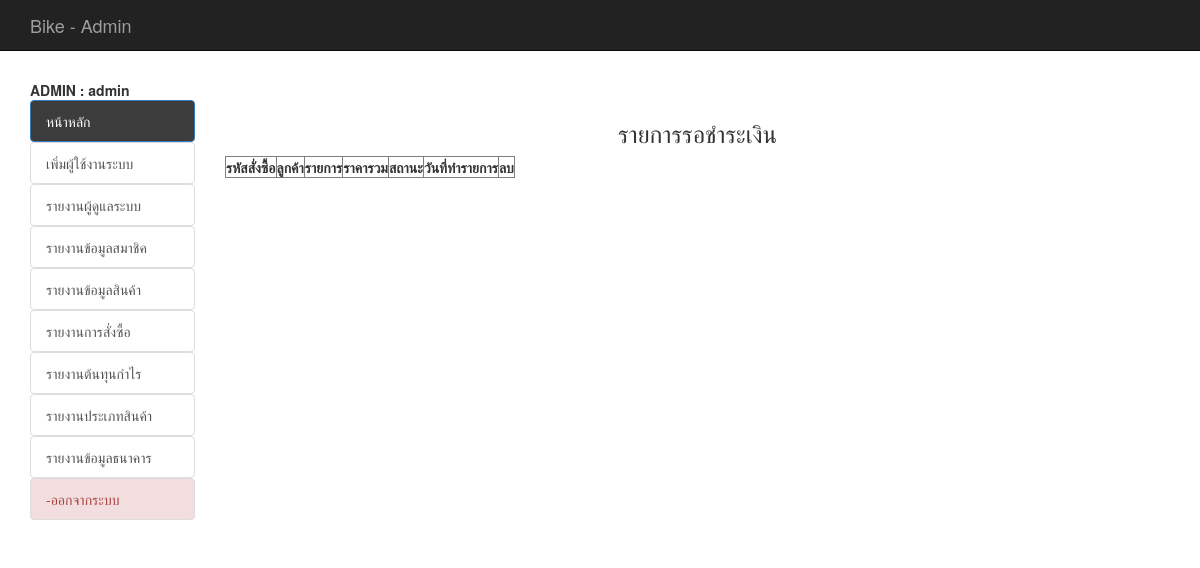
The app's page /backend/index.php?act=show-new (signed in), older data.
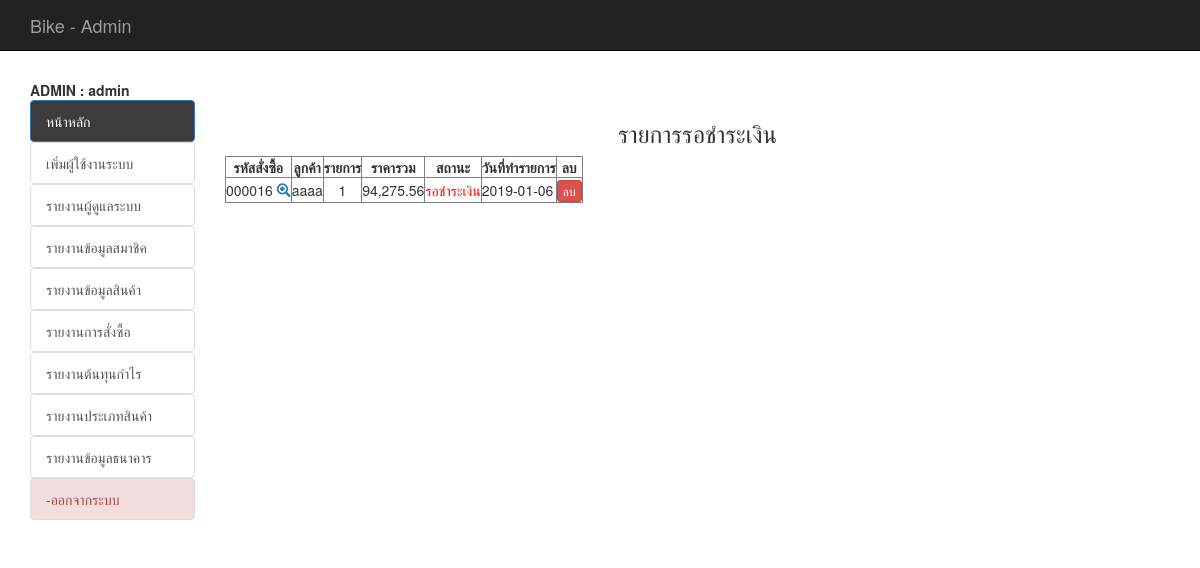
The same page, newer data.
### tables this page shows
CREATE TABLE `tbl_order` (
  `order_id` int(6) UNSIGNED ZEROFILL NOT NULL,
  `mem_id` int(11) NOT NULL,
  `name` varchar(100) NOT NULL,
  `address` varchar(500) NOT NULL,
  `email` varchar(100) NOT NULL,
  `phone` varchar(10) NOT NULL,
  `order_status` int(1) NOT NULL,
  `pay_slip` varchar(200) DEFAULT NULL,
  `b_name` varchar(100) DEFAULT NULL,
  `b_number` varchar(200) DEFAULT NULL,
  `pay_date` date DEFAULT NULL,
  `pay_fa` float(10,2) NOT NULL,
  `pay_amount` float(10,2) DEFAULT NULL,
  `postcode` varchar(30) DEFAULT NULL,
  `order_date` date NOT NULL
);

### backend/mm.php (called while the page is built, shortened)
<?php
if (!function_exists("GetSQLValueString")) {
function GetSQLValueString($theValue, $theType, $theDefinedValue = "", $theNotDefinedValue = "")
{
  $theValue = function_exists("mysql_real_escape_string") ? mysql_real_escape_string($theValue) : mysql_escape_string($theValue);
  switch ($theType) {
    case "text":
      $theValue = ($theValue != "") ? "'" . $theValue . "'" : "NULL";
      break;
    case "long":
    case "int":
      $theValue = ($theValue != "") ? intval($theValue) : "NULL";
      break;
  }
  return $theValue;
}
}
?>

### backend/show_new_cart.php (the view, shortened to what this page needs)
<?php require_once('../Connections/condb.php'); ?>
<?php
$query_mycart = sprintf("SELECT o.order_id as oid, o.mem_id, o.order_status, o.order_date, o.name , d.order_id , count(d.order_id) as coid , SUM(d.total) as ctotal FROM tbl_order as o, tbl_order_detail as d WHERE o.order_id = d.order_id AND o.order_status = 1 GROUP BY o.order_id ORDER BY o.order_id DESC " , GetSQLValueString($colname_mycart , "int"));
$mycart = mysql_query($query_mycart , $condb) or die(mysql_error());
$row_mycart = mysql_fetch_assoc($mycart);
$totalRows_mycart = mysql_num_rows($mycart);
?>
<h3 align="center">รายการรอชำระเงิน</h3>
<table id="example" class="display" cellspacing="0" border="1">
	<thead>
		<tr>
			<th>รหัสสั่งซื้อ</th>
			<th>ลูกค้า</th>
			<th>รายการ</th>
			<th>ราคารวม</th>
			<th>สถานะ</th>
			<th>วันที่ทำรายการ</th>
			<th> <center> ลบ </center></th>
		</tr>
	</thead>
	<?php if ($totalRows_mycart > 0) { ?>
		<?php do { ?>
			<tr>
				<td>
					<?php echo $row_mycart['oid'];?>
					<span id="hp">
						<a href="index.php?order_id=<?php echo $row_mycart['oid'];?>&act=show-order">
							<span class="glyphicon glyphicon-zoom-in"></span>
						</a>
					</span>
				</td>
				<td align="center" >
					<?php echo $row_mycart['name'];?>
				</td>
				<td align="center" >
					<?php echo $row_mycart['coid'];?>
				</td>
				<td align="center">
					<?php echo number_format($row_mycart['ctotal'],2);?>
				</td>
				<td align="center" >
					<font color="red">
						<?php $status = $row_mycart['order_status'];
						include('status.php');
						?>
					</font>
				</td>
				<td > <?php echo $row_mycart['order_date'];?></td>
				<td><center>
					<a href="del_order.php?order_id=<?php echo $row_mycart['oid'];?>&order_status=5" class="btn btn-danger btn-xs" onClick="return confirm('ยืนยันการลบ');">
					ลบ </a></center>
				</td>
				</tr>
			<?php } while ($row_mycart = mysql_fetch_assoc($mycart)); ?>
		</table>
		<?php
	}
	?>

### backend/status.php
<?php
if ($status == 1) {
	echo "<font color='red'>";
	echo "รอชำระเงิน";
	echo "</font>";
}elseif ($status == 4) {
	echo "<font color='green'>";
	echo "ชำระเงินแล้ว";
	echo "</font>";
}elseif ($status == 3) {
	echo "<font color='blue'>";
	echo "ส่งของแล้ว";
	echo "</font>";
}elseif ($status == 2) {
	echo "<font color='#E7AE0A'>";
	echo "รอตรวจสอบ";
	echo "</font>";
}elseif ($status == 5) {
	echo "<font color='#F54823'>";
	echo "ยกเลิกคำสั่งซื้อ";
	echo "</font>";
}
?>

Row changes from the older to the newer data that the page shows:
added tbl_order: order_id "000016", name "aaaa", coid "1", ctotal "94,275.56", order_status "รอชำระเงิน", order_date "2019-01-06"
